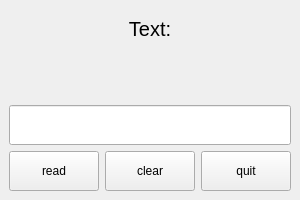
<?xml version="1.0" encoding="UTF-8"?>
<ui version="4.0">
 <class>MainWindow</class>
 <widget class="QMainWindow" name="MainWindow">
  <property name="geometry">
   <rect>
    <x>0</x>
    <y>0</y>
    <width>300</width>
    <height>200</height>
   </rect>
  </property>
  <property name="minimumSize">
   <size>
    <width>300</width>
    <height>200</height>
   </size>
  </property>
  <property name="maximumSize">
   <size>
    <width>300</width>
    <height>200</height>
   </size>
  </property>
  <property name="windowTitle">
   <string>MainWindow</string>
  </property>
  <widget class="QWidget" name="centralwidget">
   <layout class="QVBoxLayout" name="verticalLayout_2">
    <item>
     <layout class="QVBoxLayout" name="verticalLayout">
      <item>
       <widget class="QLabel" name="label">
        <property name="minimumSize">
         <size>
          <width>0</width>
          <height>40</height>
         </size>
        </property>
        <property name="font">
         <font>
          <pointsize>15</pointsize>
         </font>
        </property>
        <property name="text">
         <string>Text:</string>
        </property>
        <property name="alignment">
         <set>Qt::AlignCenter</set>
        </property>
       </widget>
      </item>
      <item>
       <spacer name="verticalSpacer">
        <property name="orientation">
         <enum>Qt::Vertical</enum>
        </property>
        <property name="sizeHint" stdset="0">
         <size>
          <width>20</width>
          <height>40</height>
         </size>
        </property>
       </spacer>
      </item>
      <item>
       <widget class="QLineEdit" name="lineEdit">
        <property name="minimumSize">
         <size>
          <width>0</width>
          <height>40</height>
         </size>
        </property>
        <property name="font">
         <font>
          <pointsize>15</pointsize>
         </font>
        </property>
       </widget>
      </item>
      <item>
       <layout class="QHBoxLayout" name="horizontalLayout">
        <item>
         <widget class="QPushButton" name="pushButton_read">
          <property name="minimumSize">
           <size>
            <width>0</width>
            <height>40</height>
           </size>
          </property>
          <property name="text">
           <string>read</string>
          </property>
         </widget>
        </item>
        <item>
         <widget class="QPushButton" name="pushButton_clear">
          <property name="minimumSize">
           <size>
            <width>0</width>
            <height>40</height>
           </size>
          </property>
          <property name="text">
           <string>clear</string>
          </property>
         </widget>
        </item>
        <item>
         <widget class="QPushButton" name="pushButton_quit">
          <property name="minimumSize">
           <size>
            <width>0</width>
            <height>40</height>
           </size>
          </property>
          <property name="text">
           <string>quit</string>
          </property>
         </widget>
        </item>
       </layout>
      </item>
     </layout>
    </item>
   </layout>
  </widget>
 </widget>
 <resources/>
 <connections/>
</ui>
